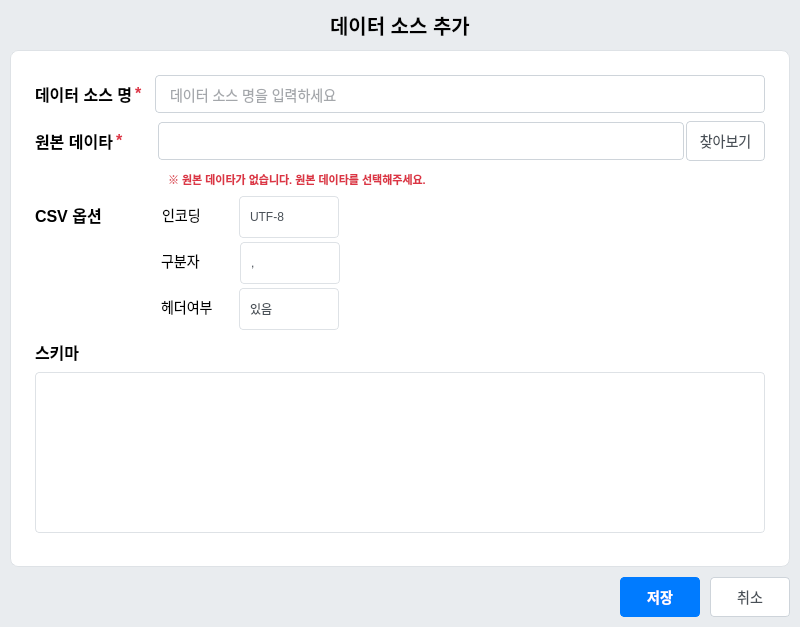
<?xml version="1.0" encoding="UTF-8"?>
<ui version="4.0">
 <class>DataSourceDialog</class>
 <widget class="QMainWindow" name="DataSourceDialog">
  <property name="geometry">
   <rect>
    <x>0</x>
    <y>0</y>
    <width>800</width>
    <height>627</height>
   </rect>
  </property>
  <property name="minimumSize">
   <size>
    <width>800</width>
    <height>627</height>
   </size>
  </property>
  <property name="maximumSize">
   <size>
    <width>802</width>
    <height>631</height>
   </size>
  </property>
  <property name="windowTitle">
   <string>S-DIA - 데이터 소스</string>
  </property>
  <widget class="QWidget" name="centralwidget">
   <property name="styleSheet">
    <string notr="true">QWidget#centralwidget {
    background-color: #e9ecef;
}
QLabel {
    color: #000000;
    font-size: 14px;
    background-color: transparent;
}
QLineEdit, QTextEdit {
    padding: 8px 12px;
    border: 1px solid #ced4da;
    border-radius: 4px;
    background-color: #ffffff;
    font-size: 14px;
    min-height: 20px;
    color: #495057;
}
QLineEdit:focus, QTextEdit:focus {
    border: 1px solid #80bdff;
    border-color: #80bdff;
    outline: 0;
}
QPushButton {
    color: #495057;
    background-color: #ffffff;
    border: 1px solid #ced4da;
    padding: 8px;
    border-radius: 4px;
    font-size: 14px;
}
QPushButton:hover {
    background-color: #f8f9fa;
}
QPushButton#save_button {
    color: #fff;
    background-color: #007bff;
    border-color: #007bff;
    font-weight: bold;
}
QPushButton#save_button:hover {
    color: #fff;
    background-color: #0069d9;
    border-color: #0062cc;
}
QPushButton#save_button:pressed {
    background-color: #0062cc;
    border-color: #005cbf;
}
QFrame#form_container {
    background-color: white;
    border-radius: 8px;
    border: 1px solid #dee2e6;
}</string>
   </property>
   <layout class="QVBoxLayout" name="verticalLayout">
    <property name="spacing">
     <number>10</number>
    </property>
    <property name="leftMargin">
     <number>10</number>
    </property>
    <property name="topMargin">
     <number>10</number>
    </property>
    <property name="rightMargin">
     <number>10</number>
    </property>
    <property name="bottomMargin">
     <number>10</number>
    </property>
    <item>
     <widget class="QWidget" name="title_container" native="true">
      <property name="styleSheet">
       <string notr="true">background-color: transparent;</string>
      </property>
      <layout class="QHBoxLayout" name="horizontalLayout">
       <property name="spacing">
        <number>4</number>
       </property>
       <property name="leftMargin">
        <number>0</number>
       </property>
       <property name="topMargin">
        <number>0</number>
       </property>
       <property name="rightMargin">
        <number>0</number>
       </property>
       <property name="bottomMargin">
        <number>0</number>
       </property>
       <item>
        <spacer name="horizontalSpacer_2">
         <property name="orientation">
          <enum>Qt::Orientation::Horizontal</enum>
         </property>
         <property name="sizeHint" stdset="0">
          <size>
           <width>40</width>
           <height>20</height>
          </size>
         </property>
        </spacer>
       </item>
       <item>
        <widget class="QLabel" name="title_label">
         <property name="styleSheet">
          <string notr="true">font-size: 20px;
font-weight: bold;
color: #000000;
background-color: transparent;</string>
         </property>
         <property name="text">
          <string>데이터 소스 추가</string>
         </property>
        </widget>
       </item>
       <item>
        <spacer name="horizontalSpacer_3">
         <property name="orientation">
          <enum>Qt::Orientation::Horizontal</enum>
         </property>
         <property name="sizeHint" stdset="0">
          <size>
           <width>40</width>
           <height>20</height>
          </size>
         </property>
        </spacer>
       </item>
      </layout>
     </widget>
    </item>
    <item>
     <widget class="QFrame" name="form_container">
      <property name="frameShape">
       <enum>QFrame::Shape::StyledPanel</enum>
      </property>
      <property name="frameShadow">
       <enum>QFrame::Shadow::Raised</enum>
      </property>
      <layout class="QVBoxLayout" name="verticalLayout_2">
       <property name="spacing">
        <number>4</number>
       </property>
       <property name="leftMargin">
        <number>24</number>
       </property>
       <property name="topMargin">
        <number>24</number>
       </property>
       <property name="rightMargin">
        <number>24</number>
       </property>
       <property name="bottomMargin">
        <number>24</number>
       </property>
       <item>
        <widget class="QWidget" name="name_container" native="true">
         <property name="sizePolicy">
          <sizepolicy hsizetype="Preferred" vsizetype="Preferred">
           <horstretch>0</horstretch>
           <verstretch>0</verstretch>
          </sizepolicy>
         </property>
         <layout class="QHBoxLayout" name="name_layout">
          <property name="spacing">
           <number>2</number>
          </property>
          <property name="leftMargin">
           <number>0</number>
          </property>
          <property name="topMargin">
           <number>0</number>
          </property>
          <property name="rightMargin">
           <number>0</number>
          </property>
          <property name="bottomMargin">
           <number>4</number>
          </property>
          <item>
           <widget class="QLabel" name="name_text">
            <property name="sizePolicy">
             <sizepolicy hsizetype="Fixed" vsizetype="Fixed">
              <horstretch>0</horstretch>
              <verstretch>0</verstretch>
             </sizepolicy>
            </property>
            <property name="styleSheet">
             <string notr="true">font-size: 16px;
font-weight: bold;</string>
            </property>
            <property name="text">
             <string>데이터 소스 명</string>
            </property>
           </widget>
          </item>
          <item>
           <widget class="QLabel" name="name_required">
            <property name="sizePolicy">
             <sizepolicy hsizetype="Fixed" vsizetype="Fixed">
              <horstretch>0</horstretch>
              <verstretch>0</verstretch>
             </sizepolicy>
            </property>
            <property name="styleSheet">
             <string notr="true">color: #dc3545;
font-size: 16px;
font-weight: bold;</string>
            </property>
            <property name="text">
             <string>*</string>
            </property>
           </widget>
          </item>
          <item>
           <spacer name="horizontalSpacer_4">
            <property name="orientation">
             <enum>Qt::Orientation::Horizontal</enum>
            </property>
            <property name="sizeType">
             <enum>QSizePolicy::Policy::Fixed</enum>
            </property>
            <property name="sizeHint" stdset="0">
             <size>
              <width>10</width>
              <height>20</height>
             </size>
            </property>
           </spacer>
          </item>
          <item>
           <widget class="QLineEdit" name="name_input">
            <property name="sizePolicy">
             <sizepolicy hsizetype="Expanding" vsizetype="Fixed">
              <horstretch>0</horstretch>
              <verstretch>0</verstretch>
             </sizepolicy>
            </property>
            <property name="minimumSize">
             <size>
              <width>598</width>
              <height>38</height>
             </size>
            </property>
            <property name="maximumSize">
             <size>
              <width>16777215</width>
              <height>38</height>
             </size>
            </property>
            <property name="placeholderText">
             <string>데이터 소스 명을 입력하세요</string>
            </property>
           </widget>
          </item>
         </layout>
        </widget>
       </item>
       <item>
        <widget class="QWidget" name="data_path_container" native="true">
         <layout class="QHBoxLayout" name="desc_layout">
          <property name="spacing">
           <number>2</number>
          </property>
          <property name="leftMargin">
           <number>0</number>
          </property>
          <property name="topMargin">
           <number>0</number>
          </property>
          <property name="rightMargin">
           <number>0</number>
          </property>
          <property name="bottomMargin">
           <number>4</number>
          </property>
          <item>
           <widget class="QLabel" name="desc_text">
            <property name="sizePolicy">
             <sizepolicy hsizetype="Fixed" vsizetype="Preferred">
              <horstretch>0</horstretch>
              <verstretch>0</verstretch>
             </sizepolicy>
            </property>
            <property name="styleSheet">
             <string notr="true">font-size: 16px;
font-weight: bold;</string>
            </property>
            <property name="text">
             <string>원본 데이타</string>
            </property>
           </widget>
          </item>
          <item>
           <widget class="QLabel" name="label">
            <property name="sizePolicy">
             <sizepolicy hsizetype="Fixed" vsizetype="Fixed">
              <horstretch>0</horstretch>
              <verstretch>0</verstretch>
             </sizepolicy>
            </property>
            <property name="styleSheet">
             <string notr="true">color: #dc3545;
font-size: 16px;
font-weight: bold;</string>
            </property>
            <property name="text">
             <string>*</string>
            </property>
           </widget>
          </item>
          <item>
           <spacer name="horizontalSpacer_5">
            <property name="orientation">
             <enum>Qt::Orientation::Horizontal</enum>
            </property>
            <property name="sizeType">
             <enum>QSizePolicy::Policy::Fixed</enum>
            </property>
            <property name="sizeHint" stdset="0">
             <size>
              <width>32</width>
              <height>20</height>
             </size>
            </property>
           </spacer>
          </item>
          <item>
           <widget class="QLineEdit" name="data_path_input">
            <property name="sizePolicy">
             <sizepolicy hsizetype="Expanding" vsizetype="Fixed">
              <horstretch>1</horstretch>
              <verstretch>0</verstretch>
             </sizepolicy>
            </property>
            <property name="minimumSize">
             <size>
              <width>519</width>
              <height>38</height>
             </size>
            </property>
            <property name="maximumSize">
             <size>
              <width>16777215</width>
              <height>38</height>
             </size>
            </property>
            <property name="readOnly">
             <bool>true</bool>
            </property>
           </widget>
          </item>
          <item>
           <widget class="QPushButton" name="fs_explorer">
            <property name="sizePolicy">
             <sizepolicy hsizetype="Fixed" vsizetype="Fixed">
              <horstretch>0</horstretch>
              <verstretch>0</verstretch>
             </sizepolicy>
            </property>
            <property name="minimumSize">
             <size>
              <width>79</width>
              <height>0</height>
             </size>
            </property>
            <property name="maximumSize">
             <size>
              <width>79</width>
              <height>16777215</height>
             </size>
            </property>
            <property name="text">
             <string>찾아보기</string>
            </property>
           </widget>
          </item>
         </layout>
        </widget>
       </item>
       <item>
        <widget class="QWidget" name="message_container" native="true">
         <property name="enabled">
          <bool>false</bool>
         </property>
         <property name="layoutDirection">
          <enum>Qt::LayoutDirection::LeftToRight</enum>
         </property>
         <layout class="QHBoxLayout" name="desc_layout">
          <property name="spacing">
           <number>2</number>
          </property>
          <property name="leftMargin">
           <number>0</number>
          </property>
          <property name="topMargin">
           <number>0</number>
          </property>
          <property name="rightMargin">
           <number>0</number>
          </property>
          <property name="bottomMargin">
           <number>1</number>
          </property>
          <item>
           <spacer name="horizontalSpacer_13">
            <property name="orientation">
             <enum>Qt::Orientation::Horizontal</enum>
            </property>
            <property name="sizeType">
             <enum>QSizePolicy::Policy::Fixed</enum>
            </property>
            <property name="sizeHint" stdset="0">
             <size>
              <width>133</width>
              <height>20</height>
             </size>
            </property>
           </spacer>
          </item>
          <item>
           <widget class="QLabel" name="message_text">
            <property name="styleSheet">
             <string notr="true">color: #dc3545;
font-size: 11px;
font-weight: bold;</string>
            </property>
            <property name="text">
             <string>※ 원본 데이타가 없습니다. 원본 데이타를 선택해주세요.</string>
            </property>
           </widget>
          </item>
         </layout>
        </widget>
       </item>
       <item>
        <widget class="QWidget" name="csv_container" native="true">
         <layout class="QVBoxLayout" name="csv_layout">
          <property name="spacing">
           <number>0</number>
          </property>
          <property name="leftMargin">
           <number>0</number>
          </property>
          <property name="topMargin">
           <number>0</number>
          </property>
          <property name="rightMargin">
           <number>0</number>
          </property>
          <property name="bottomMargin">
           <number>0</number>
          </property>
          <item>
           <widget class="QWidget" name="csv_1_container" native="true">
            <layout class="QHBoxLayout" name="type_layout">
             <property name="spacing">
              <number>2</number>
             </property>
             <property name="leftMargin">
              <number>0</number>
             </property>
             <property name="topMargin">
              <number>0</number>
             </property>
             <property name="rightMargin">
              <number>0</number>
             </property>
             <property name="bottomMargin">
              <number>4</number>
             </property>
             <item>
              <widget class="QLabel" name="type_text">
               <property name="styleSheet">
                <string notr="true">font-size: 16px;
        font-weight: bold;</string>
               </property>
               <property name="text">
                <string>CSV 옵션</string>
               </property>
              </widget>
             </item>
             <item>
              <spacer name="horizontalSpacer">
               <property name="orientation">
                <enum>Qt::Orientation::Horizontal</enum>
               </property>
               <property name="sizeType">
                <enum>QSizePolicy::Policy::Fixed</enum>
               </property>
               <property name="sizeHint" stdset="0">
                <size>
                 <width>58</width>
                 <height>20</height>
                </size>
               </property>
              </spacer>
             </item>
             <item>
              <widget class="QLabel" name="label_2">
               <property name="text">
                <string>인코딩</string>
               </property>
              </widget>
             </item>
             <item>
              <spacer name="horizontalSpacer_6">
               <property name="orientation">
                <enum>Qt::Orientation::Horizontal</enum>
               </property>
               <property name="sizeType">
                <enum>QSizePolicy::Policy::Fixed</enum>
               </property>
               <property name="sizeHint" stdset="0">
                <size>
                 <width>36</width>
                 <height>20</height>
                </size>
               </property>
              </spacer>
             </item>
             <item>
              <widget class="QComboBox" name="charset_input">
               <property name="minimumSize">
                <size>
                 <width>100</width>
                 <height>42</height>
                </size>
               </property>
               <property name="maximumSize">
                <size>
                 <width>70</width>
                 <height>38</height>
                </size>
               </property>
               <property name="styleSheet">
                <string notr="true">                QComboBox {
                            background-color: white;
                            border: 1px solid #dee2e6;
                            border-radius: 4px;
                            padding: 5px 10px;
                            min-height: 30px;
                            color: #495057;
                        }
                        QComboBox:focus {
                            border: 1px solid #339af0;
                        }
                        QComboBox::drop-down {
                            subcontrol-origin: padding;
                            subcontrol-position: center right;
                            width: 30px;
                            border: none;
                        }
                        QComboBox::down-arrow {
                            image: url(src/ui/resources/images/down-arrow-svgrepo-com.svg);
                            width: 10px;
                            height: 10px;
                            margin-right: 1px;
                        }
                        QComboBox QAbstractItemView {
                            background-color: white;
                            border: 1px solid #dee2e6;
                            border-radius: 4px;
                            outline: none;
                            selection-background-color: #e9ecef;
                            selection-color: #000;
                        }
                        QComboBox QAbstractItemView::item {
                            padding: 8px 20px;
                            color: #495057;
                        }
                        QComboBox QAbstractItemView::item:selected {
                            background-color: #e9ecef;
                            color: #000;
                        }</string>
               </property>
               <property name="currentIndex">
                <number>0</number>
               </property>
               <property name="maxVisibleItems">
                <number>13</number>
               </property>
               <property name="insertPolicy">
                <enum>QComboBox::InsertPolicy::NoInsert</enum>
               </property>
               <item>
                <property name="text">
                 <string>UTF-8</string>
                </property>
               </item>
               <item>
                <property name="text">
                 <string>EUC-KR</string>
                </property>
               </item>
              </widget>
             </item>
             <item>
              <spacer name="type_spacer">
               <property name="orientation">
                <enum>Qt::Orientation::Horizontal</enum>
               </property>
               <property name="sizeHint" stdset="0">
                <size>
                 <width>40</width>
                 <height>20</height>
                </size>
               </property>
              </spacer>
             </item>
            </layout>
           </widget>
          </item>
          <item>
           <widget class="QWidget" name="csv_2_container" native="true">
            <layout class="QHBoxLayout" name="type_layout">
             <property name="spacing">
              <number>2</number>
             </property>
             <property name="leftMargin">
              <number>0</number>
             </property>
             <property name="topMargin">
              <number>0</number>
             </property>
             <property name="rightMargin">
              <number>0</number>
             </property>
             <property name="bottomMargin">
              <number>4</number>
             </property>
             <item>
              <spacer name="horizontalSpacer_7">
               <property name="orientation">
                <enum>Qt::Orientation::Horizontal</enum>
               </property>
               <property name="sizeType">
                <enum>QSizePolicy::Policy::Fixed</enum>
               </property>
               <property name="sizeHint" stdset="0">
                <size>
                 <width>126</width>
                 <height>20</height>
                </size>
               </property>
              </spacer>
             </item>
             <item>
              <widget class="QLabel" name="label_3">
               <property name="text">
                <string>구분자</string>
               </property>
              </widget>
             </item>
             <item>
              <spacer name="horizontalSpacer_8">
               <property name="orientation">
                <enum>Qt::Orientation::Horizontal</enum>
               </property>
               <property name="sizeType">
                <enum>QSizePolicy::Policy::Fixed</enum>
               </property>
               <property name="sizeHint" stdset="0">
                <size>
                 <width>38</width>
                 <height>20</height>
                </size>
               </property>
              </spacer>
             </item>
             <item>
              <widget class="QComboBox" name="separator_input">
               <property name="minimumSize">
                <size>
                 <width>100</width>
                 <height>42</height>
                </size>
               </property>
               <property name="maximumSize">
                <size>
                 <width>70</width>
                 <height>38</height>
                </size>
               </property>
               <property name="styleSheet">
                <string notr="true">                QComboBox {
                            background-color: white;
                            border: 1px solid #dee2e6;
                            border-radius: 4px;
                            padding: 5px 10px;
                            min-height: 30px;
                            color: #495057;
                        }
                        QComboBox:focus {
                            border: 1px solid #339af0;
                        }
                        QComboBox::drop-down {
                            subcontrol-origin: padding;
                            subcontrol-position: center right;
                            width: 30px;
                            border: none;
                        }
                        QComboBox::down-arrow {
                            image: url(src/ui/resources/images/down-arrow-svgrepo-com.svg);
                            width: 10px;
                            height: 10px;
                            margin-right: 1px;
                        }
                        QComboBox QAbstractItemView {
                            background-color: white;
                            border: 1px solid #dee2e6;
                            border-radius: 4px;
                            outline: none;
                            selection-background-color: #e9ecef;
                            selection-color: #000;
                        }
                        QComboBox QAbstractItemView::item {
                            padding: 8px 20px;
                            color: #495057;
                        }
                        QComboBox QAbstractItemView::item:selected {
                            background-color: #e9ecef;
                            color: #000;
                        }</string>
               </property>
               <property name="editable">
                <bool>false</bool>
               </property>
               <property name="insertPolicy">
                <enum>QComboBox::InsertPolicy::NoInsert</enum>
               </property>
               <item>
                <property name="text">
                 <string>,</string>
                </property>
               </item>
               <item>
                <property name="text">
                 <string>TAB</string>
                </property>
               </item>
               <item>
                <property name="text">
                 <string>|</string>
                </property>
               </item>
              </widget>
             </item>
             <item>
              <spacer name="type_spacer_2">
               <property name="orientation">
                <enum>Qt::Orientation::Horizontal</enum>
               </property>
               <property name="sizeHint" stdset="0">
                <size>
                 <width>40</width>
                 <height>20</height>
                </size>
               </property>
              </spacer>
             </item>
            </layout>
           </widget>
          </item>
          <item>
           <widget class="QWidget" name="csv_3_container" native="true">
            <layout class="QHBoxLayout" name="type_layout">
             <property name="spacing">
              <number>2</number>
             </property>
             <property name="leftMargin">
              <number>0</number>
             </property>
             <property name="topMargin">
              <number>0</number>
             </property>
             <property name="rightMargin">
              <number>0</number>
             </property>
             <property name="bottomMargin">
              <number>4</number>
             </property>
             <item>
              <spacer name="horizontalSpacer_10">
               <property name="orientation">
                <enum>Qt::Orientation::Horizontal</enum>
               </property>
               <property name="sizeType">
                <enum>QSizePolicy::Policy::Fixed</enum>
               </property>
               <property name="sizeHint" stdset="0">
                <size>
                 <width>126</width>
                 <height>20</height>
                </size>
               </property>
              </spacer>
             </item>
             <item>
              <widget class="QLabel" name="label_4">
               <property name="text">
                <string>헤더여부</string>
               </property>
              </widget>
             </item>
             <item>
              <spacer name="horizontalSpacer_9">
               <property name="orientation">
                <enum>Qt::Orientation::Horizontal</enum>
               </property>
               <property name="sizeType">
                <enum>QSizePolicy::Policy::Fixed</enum>
               </property>
               <property name="sizeHint" stdset="0">
                <size>
                 <width>24</width>
                 <height>20</height>
                </size>
               </property>
              </spacer>
             </item>
             <item>
              <widget class="QComboBox" name="has_header_input">
               <property name="minimumSize">
                <size>
                 <width>100</width>
                 <height>42</height>
                </size>
               </property>
               <property name="maximumSize">
                <size>
                 <width>70</width>
                 <height>38</height>
                </size>
               </property>
               <property name="styleSheet">
                <string notr="true">                QComboBox {
                            background-color: white;
                            border: 1px solid #dee2e6;
                            border-radius: 4px;
                            padding: 5px 10px;
                            min-height: 30px;
                            color: #495057;
                        }
                        QComboBox:focus {
                            border: 1px solid #339af0;
                        }
                        QComboBox::drop-down {
                            subcontrol-origin: padding;
                            subcontrol-position: center right;
                            width: 30px;
                            border: none;
                        }
                        QComboBox::down-arrow {
                            image: url(src/ui/resources/images/down-arrow-svgrepo-com.svg);
                            width: 10px;
                            height: 10px;
                            margin-right: 1px;
                        }
                        QComboBox QAbstractItemView {
                            background-color: white;
                            border: 1px solid #dee2e6;
                            border-radius: 4px;
                            outline: none;
                            selection-background-color: #e9ecef;
                            selection-color: #000;
                        }
                        QComboBox QAbstractItemView::item {
                            padding: 8px 20px;
                            color: #495057;
                        }
                        QComboBox QAbstractItemView::item:selected {
                            background-color: #e9ecef;
                            color: #000;
                        }</string>
               </property>
               <property name="insertPolicy">
                <enum>QComboBox::InsertPolicy::NoInsert</enum>
               </property>
               <item>
                <property name="text">
                 <string>있음</string>
                </property>
               </item>
               <item>
                <property name="text">
                 <string>없음</string>
                </property>
               </item>
              </widget>
             </item>
             <item>
              <spacer name="type_spacer_3">
               <property name="orientation">
                <enum>Qt::Orientation::Horizontal</enum>
               </property>
               <property name="sizeHint" stdset="0">
                <size>
                 <width>40</width>
                 <height>20</height>
                </size>
               </property>
              </spacer>
             </item>
            </layout>
           </widget>
          </item>
         </layout>
        </widget>
       </item>
       <item>
        <widget class="QWidget" name="schema" native="true">
         <layout class="QHBoxLayout" name="name_layout">
          <property name="spacing">
           <number>2</number>
          </property>
          <property name="leftMargin">
           <number>0</number>
          </property>
          <property name="topMargin">
           <number>0</number>
          </property>
          <property name="rightMargin">
           <number>0</number>
          </property>
          <property name="bottomMargin">
           <number>0</number>
          </property>
          <item>
           <widget class="QLabel" name="schema_text">
            <property name="styleSheet">
             <string notr="true">font-size: 16px;
font-weight: bold;</string>
            </property>
            <property name="text">
             <string>스키마</string>
            </property>
           </widget>
          </item>
          <item>
           <widget class="QPushButton" name="schema_edit_btn">
            <property name="styleSheet">
             <string notr="true">border:0</string>
            </property>
            <property name="text">
             <string/>
            </property>
            <property name="iconSize">
             <size>
              <width>14</width>
              <height>14</height>
             </size>
            </property>
            <property name="fixedSize" stdset="0">
             <size>
              <width>18</width>
              <height>18</height>
             </size>
            </property>
           </widget>
          </item>
          <item>
           <spacer name="horizontalSpacer_12">
            <property name="orientation">
             <enum>Qt::Orientation::Horizontal</enum>
            </property>
            <property name="sizeHint" stdset="0">
             <size>
              <width>10</width>
              <height>16</height>
             </size>
            </property>
           </spacer>
          </item>
          <item>
           <widget class="QPushButton" name="schema_upload_btn">
            <property name="styleSheet">
             <string notr="true">border:0</string>
            </property>
            <property name="text">
             <string/>
            </property>
            <property name="iconSize">
             <size>
              <width>14</width>
              <height>14</height>
             </size>
            </property>
            <property name="fixedSize" stdset="0">
             <size>
              <width>18</width>
              <height>18</height>
             </size>
            </property>
           </widget>
          </item>
          <item>
           <widget class="QPushButton" name="schema_download_btn">
            <property name="styleSheet">
             <string notr="true">border:0</string>
            </property>
            <property name="text">
             <string/>
            </property>
            <property name="iconSize">
             <size>
              <width>14</width>
              <height>14</height>
             </size>
            </property>
            <property name="fixedSize" stdset="0">
             <size>
              <width>18</width>
              <height>18</height>
             </size>
            </property>
           </widget>
          </item>
         </layout>
        </widget>
       </item>
       <item>
        <widget class="QTableWidget" name="schema_table">
         <property name="minimumSize">
          <size>
           <width>0</width>
           <height>161</height>
          </size>
         </property>
         <property name="styleSheet">
          <string notr="true">
           QTableView {
               background-color: white;
               border: 1px solid #dee2e6;
               border-radius: 4px;
               gridline-color: #e9ecef;
           }
           QTableView::item {
               padding: 4px;
               border-bottom: 1px solid #e9ecef;
           }
           QTableView::item:selected {
               background-color: #e7f5ff;
               color: black;
           }
           QHeaderView::section {
               background-color: #f8f9fa;
               padding: 4px;
               border: none;
               border-right: 1px solid #dee2e6;
               border-bottom: 1px solid #dee2e6;
               font-weight: bold;
           }
          </string>
         </property>
         <attribute name="horizontalHeaderStretchLastSection">
          <bool>true</bool>
         </attribute>
         <attribute name="verticalHeaderVisible">
          <bool>false</bool>
         </attribute>
         <attribute name="verticalHeaderCascadingSectionResizes">
          <bool>true</bool>
         </attribute>
        </widget>
       </item>
       <item>
        <spacer name="verticalSpacer">
         <property name="orientation">
          <enum>Qt::Orientation::Vertical</enum>
         </property>
         <property name="sizeHint" stdset="0">
          <size>
           <width>20</width>
           <height>40</height>
          </size>
         </property>
        </spacer>
       </item>
      </layout>
     </widget>
    </item>
    <item>
     <layout class="QHBoxLayout" name="horizontalLayout_2">
      <item>
       <spacer name="horizontalSpacer_11">
        <property name="orientation">
         <enum>Qt::Orientation::Horizontal</enum>
        </property>
        <property name="sizeHint" stdset="0">
         <size>
          <width>40</width>
          <height>20</height>
         </size>
        </property>
       </spacer>
      </item>
      <item>
       <widget class="QPushButton" name="save_button">
        <property name="minimumSize">
         <size>
          <width>80</width>
          <height>0</height>
         </size>
        </property>
        <property name="text">
         <string>저장</string>
        </property>
       </widget>
      </item>
      <item>
       <widget class="QPushButton" name="cancel_button">
        <property name="minimumSize">
         <size>
          <width>80</width>
          <height>0</height>
         </size>
        </property>
        <property name="text">
         <string>취소</string>
        </property>
       </widget>
      </item>
     </layout>
    </item>
   </layout>
  </widget>
 </widget>
 <resources/>
 <connections/>
</ui>
